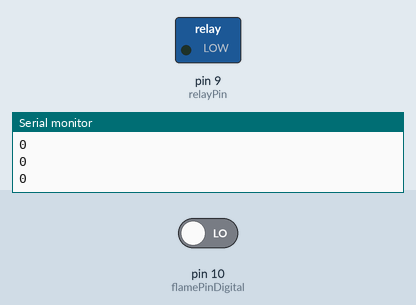
The sketch below on a simulated Arduino Uno, built with avr-gcc and run on an emulated ATmega328P. On the bench: switched loads named in the sketch (green lamp = pin HIGH), the last lines printed to the serial monitor. The test bench sets the inputs (shaded band); at power-on: pin 10 (flamePinDigital) LOW.

Above: at 1.2 s.
1.3 s: pin 10 (flamePinDigital) driven HIGH
At 2.3 s:
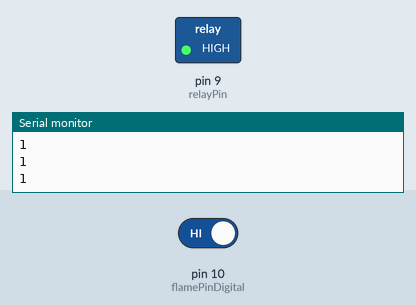
2.8 s: pin 10 (flamePinDigital) driven LOW
At 3.5 s:
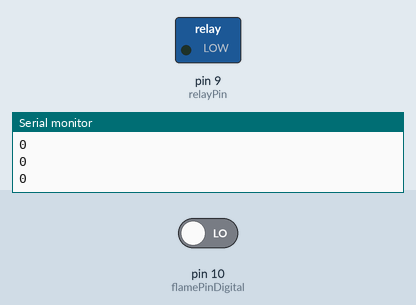
Timing chart, 0 to 5.8 s (numbered marks = the images above; inputs shaded):
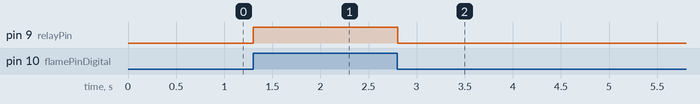

Measured:
- after the input at 1.3 s, pin 9 (relayPin): LOW → HIGH at once
- after the input at 2.8 s, pin 9 (relayPin): HIGH → LOW at once

The sketch:

flame_sensor.ino
```cpp
const byte relayPin = 9;
const byte flamePinDigital = 10;

void setup() {
  Serial.begin(9600);
  Serial.println("This's flame sensor application!");

  pinMode(relayPin, OUTPUT);
  // pinMode(flamePinAnalog, INPUT);
  pinMode(flamePinDigital, INPUT);
}

void loop() {
  byte state = digitalRead(flamePinDigital);
  if (state == HIGH) {
    digitalWrite(relayPin, HIGH);
  }
  else {
    digitalWrite(relayPin, LOW);
  }
  Serial.println(state);

  delay(100);
}
```
